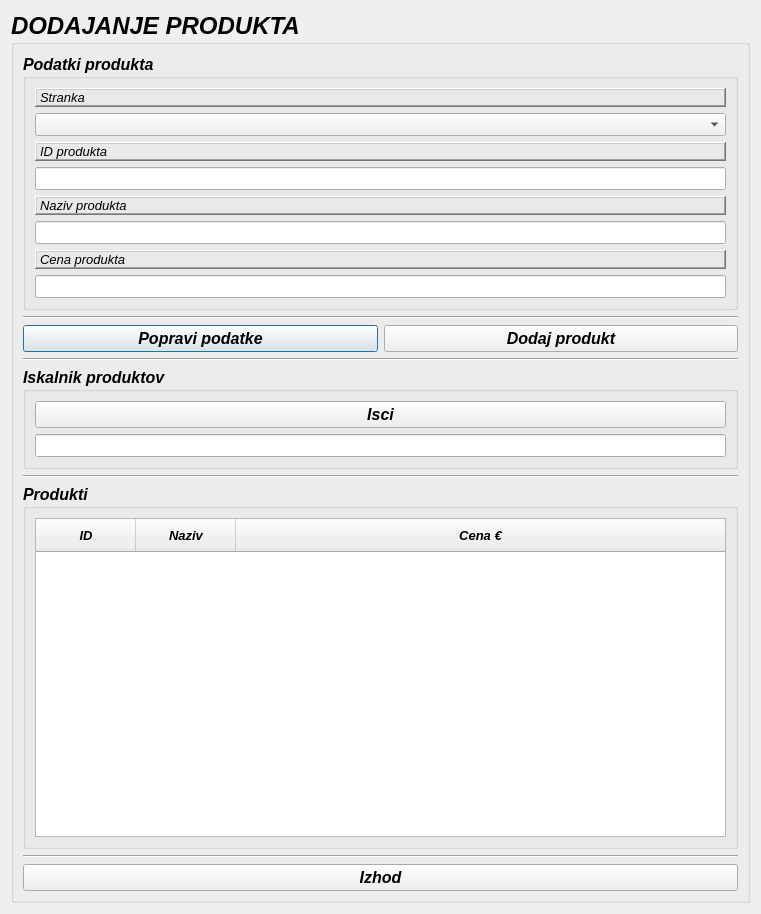
<?xml version="1.0" encoding="UTF-8"?>
<ui version="4.0">
 <class>DodajProdukt</class>
 <widget class="QDialog" name="DodajProdukt">
  <property name="geometry">
   <rect>
    <x>0</x>
    <y>0</y>
    <width>761</width>
    <height>914</height>
   </rect>
  </property>
  <property name="font">
   <font>
    <family>MS Sans Serif</family>
    <pointsize>10</pointsize>
    <italic>true</italic>
   </font>
  </property>
  <property name="windowTitle">
   <string>Dialog</string>
  </property>
  <layout class="QGridLayout" name="gridLayout_5">
   <item row="0" column="0">
    <widget class="QGroupBox" name="groupBox">
     <property name="font">
      <font>
       <pointsize>18</pointsize>
       <weight>75</weight>
       <bold>true</bold>
      </font>
     </property>
     <property name="title">
      <string>DODAJANJE PRODUKTA</string>
     </property>
     <property name="flat">
      <bool>true</bool>
     </property>
     <layout class="QGridLayout" name="gridLayout_4">
      <item row="0" column="0">
       <layout class="QVBoxLayout" name="verticalLayout_9">
        <item>
         <widget class="QGroupBox" name="groupBox_2">
          <property name="font">
           <font>
            <pointsize>12</pointsize>
            <weight>75</weight>
            <bold>true</bold>
           </font>
          </property>
          <property name="title">
           <string>Podatki produkta</string>
          </property>
          <layout class="QGridLayout" name="gridLayout">
           <item row="0" column="0">
            <layout class="QVBoxLayout" name="verticalLayout_5">
             <item>
              <layout class="QVBoxLayout" name="verticalLayout">
               <item>
                <widget class="QLabel" name="label_2">
                 <property name="font">
                  <font>
                   <family>MS Sans Serif</family>
                   <pointsize>10</pointsize>
                   <weight>50</weight>
                   <italic>true</italic>
                   <bold>false</bold>
                  </font>
                 </property>
                 <property name="frameShape">
                  <enum>QFrame::WinPanel</enum>
                 </property>
                 <property name="frameShadow">
                  <enum>QFrame::Raised</enum>
                 </property>
                 <property name="lineWidth">
                  <number>1</number>
                 </property>
                 <property name="midLineWidth">
                  <number>0</number>
                 </property>
                 <property name="text">
                  <string>Stranka</string>
                 </property>
                 <property name="buddy">
                  <cstring>comboBox_podjetje</cstring>
                 </property>
                </widget>
               </item>
               <item>
                <widget class="QComboBox" name="comboBox_podjetje">
                 <property name="font">
                  <font>
                   <family>MS Sans Serif</family>
                   <pointsize>10</pointsize>
                   <weight>50</weight>
                   <italic>true</italic>
                   <bold>false</bold>
                  </font>
                 </property>
                </widget>
               </item>
              </layout>
             </item>
             <item>
              <layout class="QVBoxLayout" name="verticalLayout_2">
               <item>
                <widget class="QLabel" name="label_5">
                 <property name="font">
                  <font>
                   <family>MS Sans Serif</family>
                   <pointsize>10</pointsize>
                   <weight>50</weight>
                   <italic>true</italic>
                   <bold>false</bold>
                  </font>
                 </property>
                 <property name="frameShape">
                  <enum>QFrame::WinPanel</enum>
                 </property>
                 <property name="frameShadow">
                  <enum>QFrame::Raised</enum>
                 </property>
                 <property name="lineWidth">
                  <number>1</number>
                 </property>
                 <property name="midLineWidth">
                  <number>0</number>
                 </property>
                 <property name="text">
                  <string>ID produkta</string>
                 </property>
                 <property name="buddy">
                  <cstring>lineEdit_id</cstring>
                 </property>
                </widget>
               </item>
               <item>
                <widget class="QLineEdit" name="lineEdit_id">
                 <property name="font">
                  <font>
                   <family>MS Sans Serif</family>
                   <pointsize>10</pointsize>
                   <weight>50</weight>
                   <italic>true</italic>
                   <bold>false</bold>
                  </font>
                 </property>
                </widget>
               </item>
              </layout>
             </item>
             <item>
              <layout class="QVBoxLayout" name="verticalLayout_3">
               <item>
                <widget class="QLabel" name="label_3">
                 <property name="font">
                  <font>
                   <family>MS Sans Serif</family>
                   <pointsize>10</pointsize>
                   <weight>50</weight>
                   <italic>true</italic>
                   <bold>false</bold>
                  </font>
                 </property>
                 <property name="frameShape">
                  <enum>QFrame::WinPanel</enum>
                 </property>
                 <property name="frameShadow">
                  <enum>QFrame::Raised</enum>
                 </property>
                 <property name="lineWidth">
                  <number>1</number>
                 </property>
                 <property name="midLineWidth">
                  <number>0</number>
                 </property>
                 <property name="text">
                  <string>Naziv produkta</string>
                 </property>
                 <property name="buddy">
                  <cstring>lineEdit_nazivProdukta</cstring>
                 </property>
                </widget>
               </item>
               <item>
                <widget class="QLineEdit" name="lineEdit_nazivProdukta">
                 <property name="font">
                  <font>
                   <family>MS Sans Serif</family>
                   <pointsize>10</pointsize>
                   <weight>50</weight>
                   <italic>true</italic>
                   <bold>false</bold>
                  </font>
                 </property>
                </widget>
               </item>
              </layout>
             </item>
             <item>
              <layout class="QVBoxLayout" name="verticalLayout_4">
               <item>
                <widget class="QLabel" name="label_4">
                 <property name="font">
                  <font>
                   <family>MS Sans Serif</family>
                   <pointsize>10</pointsize>
                   <weight>50</weight>
                   <italic>true</italic>
                   <bold>false</bold>
                  </font>
                 </property>
                 <property name="frameShape">
                  <enum>QFrame::WinPanel</enum>
                 </property>
                 <property name="frameShadow">
                  <enum>QFrame::Raised</enum>
                 </property>
                 <property name="lineWidth">
                  <number>1</number>
                 </property>
                 <property name="midLineWidth">
                  <number>0</number>
                 </property>
                 <property name="text">
                  <string>Cena produkta</string>
                 </property>
                 <property name="buddy">
                  <cstring>lineEdit_cena</cstring>
                 </property>
                </widget>
               </item>
               <item>
                <widget class="QLineEdit" name="lineEdit_cena">
                 <property name="font">
                  <font>
                   <family>MS Sans Serif</family>
                   <pointsize>10</pointsize>
                   <weight>50</weight>
                   <italic>true</italic>
                   <bold>false</bold>
                  </font>
                 </property>
                </widget>
               </item>
              </layout>
             </item>
            </layout>
           </item>
          </layout>
         </widget>
        </item>
        <item>
         <layout class="QVBoxLayout" name="verticalLayout_6">
          <item>
           <widget class="Line" name="line_5">
            <property name="font">
             <font>
              <family>MS Sans Serif</family>
              <italic>true</italic>
             </font>
            </property>
            <property name="orientation">
             <enum>Qt::Horizontal</enum>
            </property>
           </widget>
          </item>
          <item>
           <layout class="QHBoxLayout" name="horizontalLayout">
            <item>
             <widget class="QPushButton" name="pushButton_popravi">
              <property name="font">
               <font>
                <family>MS Sans Serif</family>
                <pointsize>12</pointsize>
                <italic>true</italic>
               </font>
              </property>
              <property name="text">
               <string>Popravi podatke</string>
              </property>
             </widget>
            </item>
            <item>
             <widget class="QPushButton" name="pushButton_dodaj">
              <property name="font">
               <font>
                <family>MS Sans Serif</family>
                <pointsize>12</pointsize>
                <italic>true</italic>
               </font>
              </property>
              <property name="text">
               <string>Dodaj produkt</string>
              </property>
             </widget>
            </item>
           </layout>
          </item>
          <item>
           <widget class="Line" name="line_3">
            <property name="font">
             <font>
              <family>MS Sans Serif</family>
              <italic>true</italic>
             </font>
            </property>
            <property name="orientation">
             <enum>Qt::Horizontal</enum>
            </property>
           </widget>
          </item>
         </layout>
        </item>
        <item>
         <layout class="QVBoxLayout" name="verticalLayout_8">
          <item>
           <widget class="QGroupBox" name="groupBox_3">
            <property name="font">
             <font>
              <pointsize>12</pointsize>
              <weight>75</weight>
              <bold>true</bold>
             </font>
            </property>
            <property name="title">
             <string>Iskalnik produktov</string>
            </property>
            <layout class="QGridLayout" name="gridLayout_2">
             <item row="0" column="0">
              <layout class="QVBoxLayout" name="verticalLayout_7">
               <item>
                <widget class="QPushButton" name="pushButton_isci">
                 <property name="enabled">
                  <bool>true</bool>
                 </property>
                 <property name="font">
                  <font>
                   <pointsize>12</pointsize>
                  </font>
                 </property>
                 <property name="text">
                  <string>Isci</string>
                 </property>
                </widget>
               </item>
               <item>
                <widget class="QLineEdit" name="lineEdit_isci">
                 <property name="font">
                  <font>
                   <family>MS Sans Serif</family>
                   <pointsize>10</pointsize>
                   <weight>50</weight>
                   <italic>true</italic>
                   <bold>false</bold>
                  </font>
                 </property>
                </widget>
               </item>
              </layout>
             </item>
            </layout>
           </widget>
          </item>
          <item>
           <widget class="Line" name="line_4">
            <property name="font">
             <font>
              <family>MS Sans Serif</family>
              <italic>true</italic>
             </font>
            </property>
            <property name="orientation">
             <enum>Qt::Horizontal</enum>
            </property>
           </widget>
          </item>
         </layout>
        </item>
        <item>
         <widget class="QGroupBox" name="groupBox_4">
          <property name="font">
           <font>
            <pointsize>12</pointsize>
            <weight>75</weight>
            <bold>true</bold>
           </font>
          </property>
          <property name="title">
           <string>Produkti</string>
          </property>
          <layout class="QGridLayout" name="gridLayout_3">
           <item row="0" column="0">
            <widget class="QTreeWidget" name="treeWidget">
             <property name="font">
              <font>
               <family>MS Sans Serif</family>
               <pointsize>10</pointsize>
               <italic>true</italic>
              </font>
             </property>
             <property name="styleSheet">
              <string notr="true">QHeaderView::section{padding:7px 15px}</string>
             </property>
             <column>
              <property name="text">
               <string>ID</string>
              </property>
              <property name="font">
               <font>
                <family>MS Sans Serif</family>
                <pointsize>10</pointsize>
                <italic>true</italic>
               </font>
              </property>
              <property name="textAlignment">
               <set>AlignCenter</set>
              </property>
             </column>
             <column>
              <property name="text">
               <string>Naziv</string>
              </property>
              <property name="font">
               <font>
                <family>MS Sans Serif</family>
                <pointsize>10</pointsize>
                <italic>true</italic>
               </font>
              </property>
              <property name="textAlignment">
               <set>AlignCenter</set>
              </property>
             </column>
             <column>
              <property name="text">
               <string>Cena €</string>
              </property>
              <property name="font">
               <font>
                <family>MS Sans Serif</family>
                <pointsize>10</pointsize>
                <italic>true</italic>
               </font>
              </property>
              <property name="textAlignment">
               <set>AlignCenter</set>
              </property>
             </column>
            </widget>
           </item>
          </layout>
         </widget>
        </item>
        <item>
         <widget class="Line" name="line_2">
          <property name="font">
           <font>
            <family>MS Sans Serif</family>
            <italic>true</italic>
           </font>
          </property>
          <property name="orientation">
           <enum>Qt::Horizontal</enum>
          </property>
         </widget>
        </item>
        <item>
         <widget class="QPushButton" name="pushButton">
          <property name="font">
           <font>
            <family>MS Sans Serif</family>
            <pointsize>12</pointsize>
            <italic>true</italic>
           </font>
          </property>
          <property name="text">
           <string>Izhod</string>
          </property>
         </widget>
        </item>
       </layout>
      </item>
     </layout>
    </widget>
   </item>
  </layout>
 </widget>
 <tabstops>
  <tabstop>pushButton_isci</tabstop>
  <tabstop>comboBox_podjetje</tabstop>
  <tabstop>lineEdit_id</tabstop>
  <tabstop>lineEdit_nazivProdukta</tabstop>
  <tabstop>lineEdit_cena</tabstop>
  <tabstop>pushButton_popravi</tabstop>
  <tabstop>pushButton_dodaj</tabstop>
  <tabstop>lineEdit_isci</tabstop>
  <tabstop>treeWidget</tabstop>
  <tabstop>pushButton</tabstop>
 </tabstops>
 <resources/>
 <connections>
  <connection>
   <sender>pushButton</sender>
   <signal>clicked()</signal>
   <receiver>DodajProdukt</receiver>
   <slot>close()</slot>
   <hints>
    <hint type="sourcelabel">
     <x>689</x>
     <y>661</y>
    </hint>
    <hint type="destinationlabel">
     <x>294</x>
     <y>169</y>
    </hint>
   </hints>
  </connection>
 </connections>
</ui>
